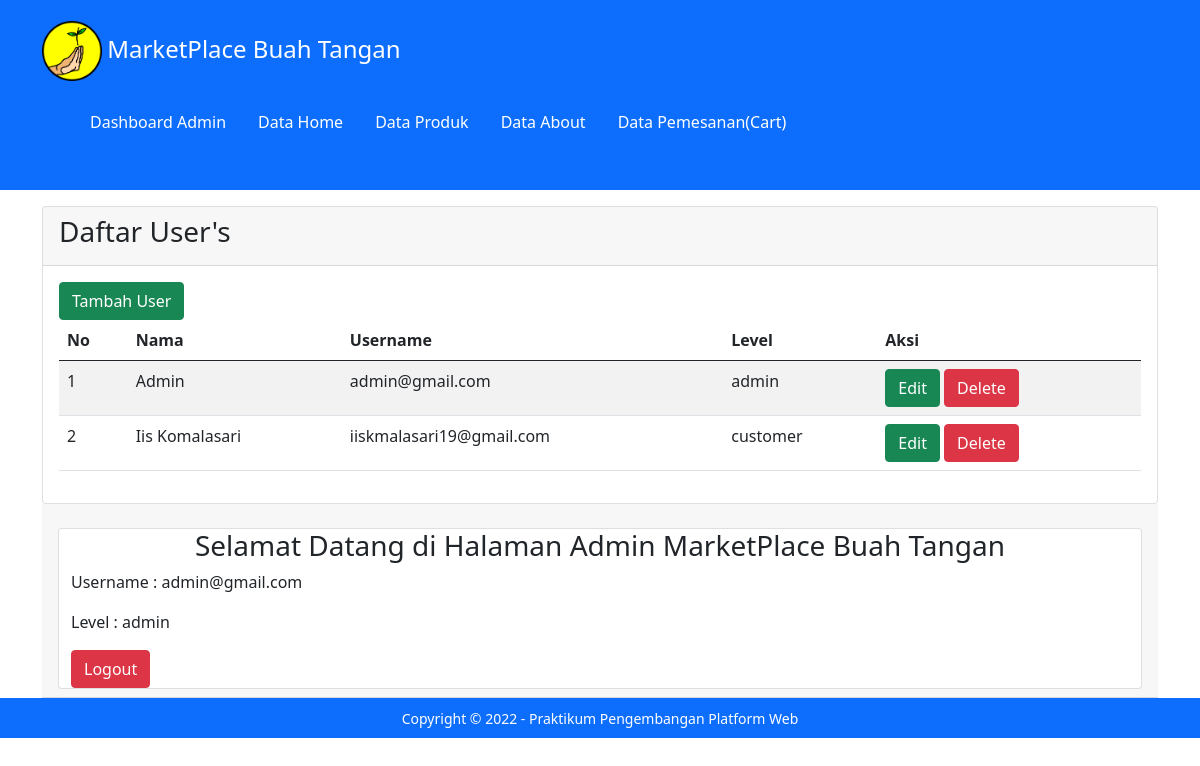
Screenshot of /halaman_admin.php (signed in) with the database file from the repository.
### tables this page shows
CREATE TABLE `user` (
  `id` int(11) NOT NULL,
  `nama_lengkap` varchar(255) NOT NULL,
  `username` varchar(255) NOT NULL,
  `password` varchar(255) NOT NULL,
  `level` varchar(25) NOT NULL
);

### halaman_admin.php (the view, shortened to what this page needs)
<!DOCTYPE html>
<html lang="en">
<head>
    <link rel="stylesheet" href="assets/css/bootstrap.css">
</head>
<body>
    <?php
    include('koneksi.php');
    $query = "SELECT *FROM user";
    $result = mysqli_query($koneksi, $query);
    ?>
<header>
<div>
		<div class="p-2 mb-1 bg-primary text-white">
		<div class="section">
		<div class="container">
		<nav class="navbar">
        <a class="navbar-brand text-white">
            <img src="assets/image/Logo.png" alt="Logo" width="60" height="60">
            <h4 class="d-inline-block align-text-top">MarketPlace Buah Tangan</h4>
        </a>
            <ul class="navbar text-white justify-content-end">
        <li class="navbar text-white">
            <a class="nav-link text-white" href="halaman_admin.php">Dashboard Admin</a>
        </li>
        <li class="navbar text-white">
            <a class="nav-link text-white" href="admin_datahome.php">Data Home</a>
        </li>
        <li class="navbar text-white">
            <a class="nav-link text-white" href="admin_dataproduk.php">Data Produk</a>
        </li>
        <li class="navbar text-white">
            <a class="nav-link text-white" href="admin_dataabout.php">Data About</a>
        </li>
        <li class="navbar text-white">
            <a class="nav-link text-white" href="admin_datapemesanan.php">Data Pemesanan(Cart)</a>
        </li>
        </ul>
	   </div>
	  </div>
	</div>
</div>
</header>
<main>
    <div class="container">
    <div class="card mt-3">
            <div class="card-header">
                <h3>Daftar User's</h3>
            </div>
            <div class="card-body">
                <a href="form_tambah.php" class="btn btn-success">Tambah User</a>
                <table class="table table-striped table-hover dtabel">
                    <thead>
                        <tr>
                            <th>No</th>
                            <th>Nama</th>
                            <th>Username</th>
                            <th>Level</th>
                            <th>Aksi</th>
                        </tr>
                    </thead>
                    <tbody>
                        <?php
                        $no = 1;
                        while ($row = mysqli_fetch_assoc($result)) {
                        ?>
                            <tr>
                                <td><?php echo $no++; ?></td>
                                <td><?php echo $row['nama_lengkap']; ?></td>
                                <td><?php echo $row['username']; ?></td>
                                <td><?php echo $row['level']; ?></td>
                                <td>
                                    <a href="editform.php?id=<?php echo $row['id']; ?>" class="btn btn-success" role="button">Edit</a>
                                    <a href="delete.php?id=<?php echo $row['id'] ?>" class="btn btn-danger" role="button">Delete</a>
                                </td>
                            </tr>
                        <?php
                        }
                        ?>
                    </tbody>
                </table>
            </div>
            </div>
            <div class="card-header">
            <div class="card mt-3">
            <div class="container">
                <h3 class="text-center">Selamat Datang di Halaman Admin MarketPlace Buah Tangan</h3>
                <p>Username : <?php echo $_SESSION["username"] ?></p>
                <p>Level : <?php echo $_SESSION["level"] ?></p>
                <a href="logout.php" class="btn btn-danger">Logout</a>
            </div>
            </div>
            </div>
    </main>
	<footer>
	<div class="text-center p-2 mb-1 bg-primary text-white">
        <small>Copyright &copy; 2022 - Praktikum Pengembangan Platform Web</small>
	</div>
	</footer>
</body>
</html>

### rows the page displays
user: nama_lengkap "Admin", username "admin@gmail.com", level "admin"
user: nama_lengkap "Iis Komalasari", username "iiskmalasari19@gmail.com", level "customer"

### other values shown
$_SESSION["username"] "admin@gmail.com"
$_SESSION["level"] "admin"
